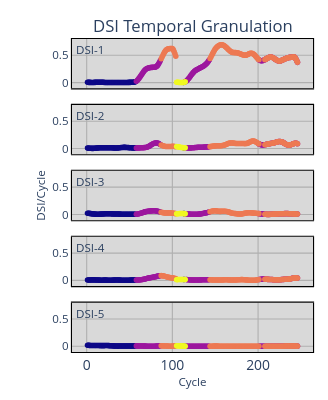

Notebook code for this chart:
### Code cell
brngs = [f'B1_{i+1}' for i in range(5)]
brngs = ['B1_1','B1_2','B1_3','B1_4','B1_5','B2_1','B2_2','B2_4',][:2]
paths = [f'Dataset\DSIR1n\{brng}.csv' for brng in brngs]
DSIs = [pd.read_csv(path) for path in paths]
#DSIs = [DSI.drop(["FTF"], axis=1) for DSI in DSIs]
ftrs = len(DSIs[0].columns)
DSIs = [RS1,RS2]
teda = AutoCloud(m=m,nI=nI,nR=nR,nO=nO,mO=mO,ηS=[N1,N2,N3],
			  tau=τ,eol=EOL,ref=ref,act=act,
			  wtaG=False,wtaP=False,store=True,feedback='symmetric',
			  rho=RHO,intr_state='carry'
			  )
w = 1
for DSI in DSIs: 
    teda.SimGranulation(WindowDSI(DSI[19:],w))

print(f"HI (HI_Granularity): cov={teda.cov:.3f} | sp={teda.sp:.3f} | V=média(cov*sp)={teda.V:.4f} | Vsum={teda.Vsum:.4f}")
PlotSimulation(teda=teda,mode='ply',xi=10, yf=100,ftrs=ftrs,dsi_mode='hide')
